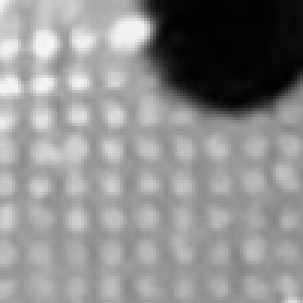
#> input picture Project4/data/elegans/0_test/image_1009.png, 101 x 101 px (shown 3 times larger)
$ python -i predict_worm_LR.py   (imports and definitions only)
#> lines starting #> are read from the running program, lines starting #| are printed output that depends on the picture; after the words box and inside, x2 and y2 are one past the last pixel; in counts of white or black regions, pixels touching at a corner belong together
#> further down, picture is the input picture: shape (101, 101, 3); min 0, max 244, mean 141.9
import cv2
import numpy as np
from skimage.feature import hog, local_binary_pattern
from joblib import load
import tkinter as tk
from tkinter import filedialog
import os

def preprocess(img):
    """Identical preprocessing to training."""
    img = cv2.cvtColor(img, cv2.COLOR_BGR2GRAY)
    clahe = cv2.createCLAHE(clipLimit=2.0, tileGridSize=(8,8))
    img = clahe.apply(img)
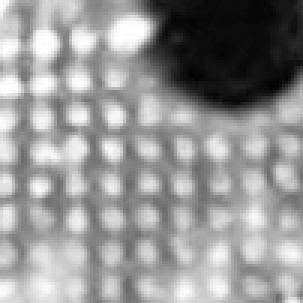
#> img: shape (101, 101) (shown 3 times larger); min 3, max 255, mean 149.4
    img = cv2.medianBlur(img, 3)
    edges = cv2.Canny(img, 50, 150)
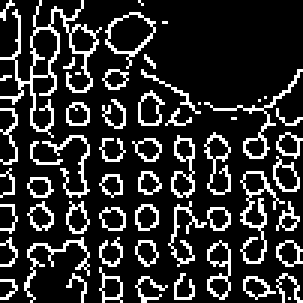
#> edges: shape (101, 101) (shown 3 times larger); 18.1% white in thin lines or dots
    return cv2.addWeighted(img, 0.8, edges, 0.2, 0)
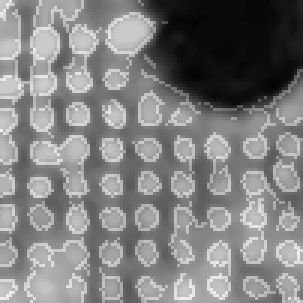
#> returned value: shape (101, 101) (shown 3 times larger); min 3, max 239, mean 128.6

def extract_features(img):
    """Identical feature extraction to training: compute HOG and LBP features and concatenate."""
    img = preprocess(img)
    hog_features = hog(img,
                       orientations=12,
                       pixels_per_cell=(8, 8),
                       cells_per_block=(2, 2),
                       visualize=False,
                       feature_vector=True)
#> hog_features = 5808 values, max 0.514 at index 1575, min 0 at index 15, mean 0.115
    lbp = local_binary_pattern(img, P=8, R=1, method="uniform")
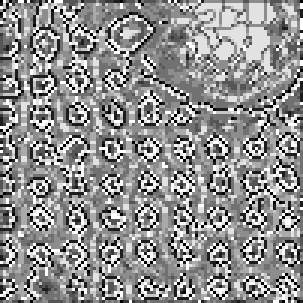
#> lbp: shape (101, 101) float64 (shown 3 times larger); min 0, max 9, mean 5.08; drawn with min black and max white
    lbp_hist, _ = np.histogram(lbp, bins=10, range=(0, 10))
#> lbp_hist = [570, 832, 137, 774, 1717, 2020, 1107, 628, 1352, 1064]
    return np.concatenate([hog_features, lbp_hist])

# [63 lines left out: functions predict_image, main, not called in this run]

# [2 lines not run here, left out]

>>> import cv2
>>> picture = cv2.imread('../../../Project4/data/elegans/0_test/image_1009.png')
>>> result = extract_features(picture)
#> result = 5818 values, max 2020 at index 5813, min 0 at index 15, mean 1.87

$ run again, on Project4/data/elegans/0_test/image_1332.png
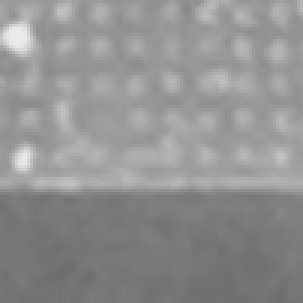
#> input picture Project4/data/elegans/0_test/image_1332.png, 101 x 101 px (shown 3 times larger)
#> picture is the input picture: shape (101, 101, 3); min 108, max 234, mean 145.1
#> in preprocess, `edges = cv2.Canny(img, 50, 150)`:
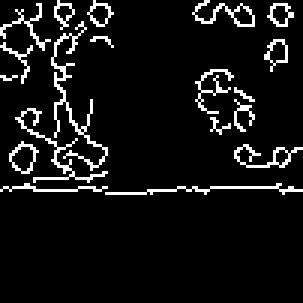
#> edges: shape (101, 101) (shown 3 times larger); 7.7% white in thin lines or dots, all inside (x1, y1, x2, y2) = (0, 0, 101, 65)
#> hog_features = 5808 values, max 0.476 at index 4326, min 0 at index 7, mean 0.11
#> in extract_features, `lbp = local_binary_pattern(img, P=8, R=1, method="uniform")`:
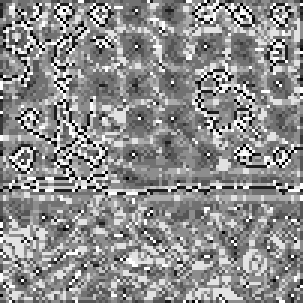
#> lbp: shape (101, 101) float64 (shown 3 times larger); min 0, max 9, mean 4.98; drawn with min black and max white
#> lbp_hist = [252, 495, 131, 1315, 2136, 2422, 1010, 655, 1215, 570]
#> result = 5818 values, max 2422 at index 5813, min 0 at index 7, mean 1.86

$ run again, on Project4/data/elegans/0_test/image_1598.png
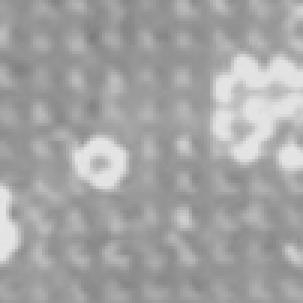
#> input picture Project4/data/elegans/0_test/image_1598.png, 101 x 101 px (shown 3 times larger)
#> picture is the input picture: shape (101, 101, 3); min 123, max 229, mean 164.1
#> in preprocess, `edges = cv2.Canny(img, 50, 150)`:
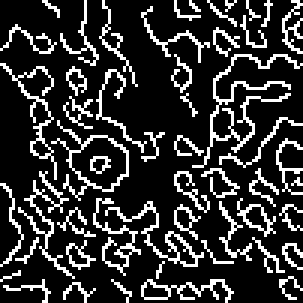
#> edges: shape (101, 101) (shown 3 times larger); 19.6% white in thin lines or dots
#> hog_features = 5808 values, max 0.323 at index 252, min 0 at index 3, mean 0.114
#> in extract_features, `lbp = local_binary_pattern(img, P=8, R=1, method="uniform")`:
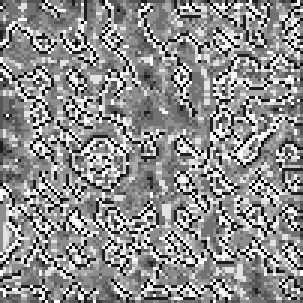
#> lbp: shape (101, 101) float64 (shown 3 times larger); min 0, max 9, mean 4.99; drawn with min black and max white
#> lbp_hist = [707, 839, 109, 732, 1662, 2111, 1135, 707, 1083, 1116]
#> result = 5818 values, max 2111 at index 5813, min 0 at index 3, mean 1.87

$ run again, on Project4/data/elegans/0_test/image_166.png
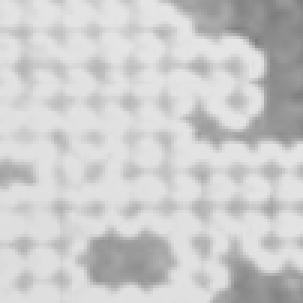
#> input picture Project4/data/elegans/0_test/image_166.png, 101 x 101 px (shown 3 times larger)
#> picture is the input picture: shape (101, 101, 3); min 121, max 229, mean 203.5
#> in preprocess, `edges = cv2.Canny(img, 50, 150)`:
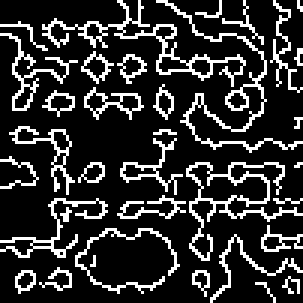
#> edges: shape (101, 101) (shown 3 times larger); 18.8% white in thin lines or dots
#> hog_features = 5808 values, max 0.332 at index 29, min 0 at index 25, mean 0.114
#> in extract_features, `lbp = local_binary_pattern(img, P=8, R=1, method="uniform")`:
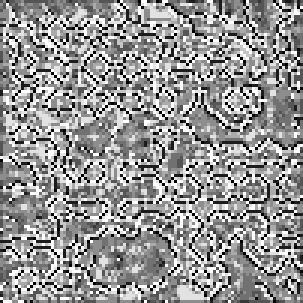
#> lbp: shape (101, 101) float64 (shown 3 times larger); min 0, max 9, mean 5.26; drawn with min black and max white
#> lbp_hist = [636, 760, 110, 1024, 1052, 1914, 1134, 918, 1313, 1340]
#> result = 5818 values, max 1914 at index 5813, min 0 at index 25, mean 1.87
